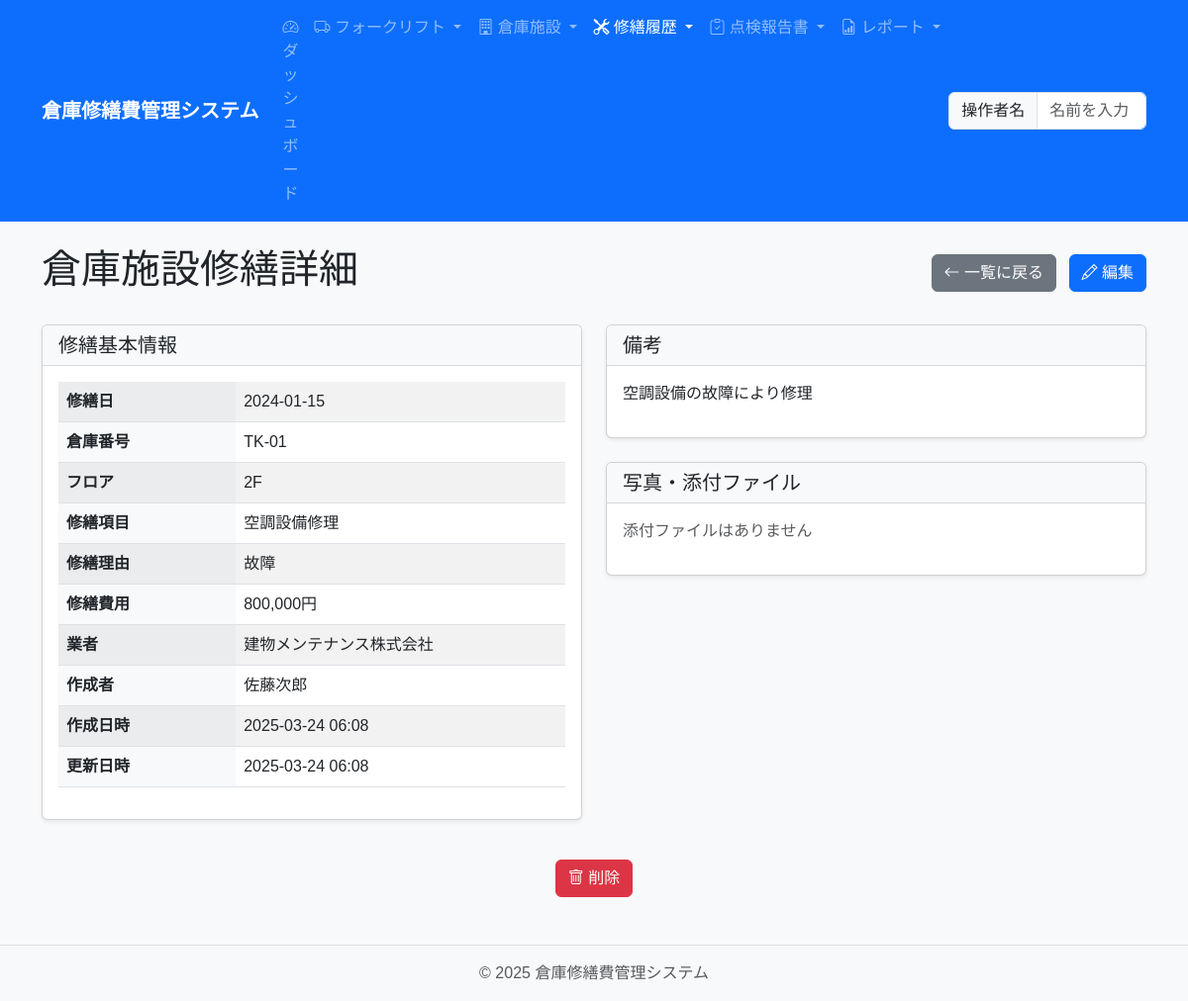
Page /repair/facility/2 on the committed database.
### app/models/facility.py (models this page shows, shortened)
class FacilityRepair(db.Model):
    __tablename__ = 'facility_repairs'
    id = db.Column(db.Integer, primary_key=True)
    repair_date = db.Column(db.Date, nullable=False, index=True)
    facility_id = db.Column(db.Integer, db.ForeignKey('facilities.id'), nullable=False)
    target_warehouse_number = db.Column(db.String(50), nullable=False)
    floor = db.Column(db.String(10), nullable=False)
    contractor = db.Column(db.String(100), nullable=False)
    repair_item = db.Column(db.String(200), nullable=False)
    repair_cost = db.Column(db.Integer, nullable=False)
    repair_reason = db.Column(db.String(50), nullable=False)
    photo_path = db.Column(db.String(255))
    quotation_path = db.Column(db.String(255))
    approval_document_path = db.Column(db.String(255))
    completion_report_path = db.Column(db.String(255))
    notes = db.Column(db.Text)
    operator = db.Column(db.String(100), nullable=False)
    version = db.Column(db.Integer, nullable=False, default=1)
    created_at = db.Column(db.DateTime, default=datetime.utcnow)
    updated_at = db.Column(db.DateTime, default=datetime.utcnow, onupdate=datetime.utcnow)
    facility = db.relationship('Facility', back_populates='repairs')

### app/routes/repair.py (the view)
@repair_bp.route('/facility/<int:id>')
def view_facility_repair(id):
    repair = FacilityRepair.query.get_or_404(id)
    return render_template('repair/view_facility.html', repair=repair, repair_reasons=Config.REPAIR_REASON_NAMES)

### app/templates/repair/view_facility.html (shortened to what this page needs)
{% extends "base.html" %}
{% block content %}
<div class="d-flex justify-content-between align-items-center mb-4">
    <h1>倉庫施設修繕詳細</h1>
    <div>
        <a href="{{ url_for('repair.index') }}" class="btn btn-secondary me-2">
            <i class="bi bi-arrow-left"></i> 一覧に戻る
        </a>
        <a href="{{ url_for('repair.edit_facility_repair', id=repair.id) }}" class="btn btn-primary">
            <i class="bi bi-pencil"></i> 編集
        </a>
    </div>
</div>
<div class="row">
    <div class="col-md-6">
        <div class="card mb-4">
            <div class="card-header">
                <h5 class="card-title mb-0">修繕基本情報</h5>
            </div>
            <div class="card-body">
                <table class="table table-striped">
                    <tbody>
                        <tr>
                            <th style="width: 35%">修繕日</th>
                            <td>{{ repair.repair_date.strftime('%Y-%m-%d') }}</td>
                        </tr>
                        <tr>
                            <th>倉庫番号</th>
                            <td>{{ repair.target_warehouse_number }}</td>
                        </tr>
                        <tr>
                            <th>フロア</th>
                            <td>{{ repair.floor }}</td>
                        </tr>
                        <tr>
                            <th>修繕項目</th>
                            <td>{{ repair.repair_item }}</td>
                        </tr>
                        <tr>
                            <th>修繕理由</th>
                            <td>{% if repair.repair_reason and repair.repair_reason in repair_reasons %}{{ repair_reasons[repair.repair_reason] }}{% else %}{{ repair.repair_reason }}{% endif %}</td>
                        </tr>
                        <tr>
                            <th>修繕費用</th>
                            <td>{{ "{:,}".format(repair.repair_cost) }}円</td>
                        </tr>
                        <tr>
                            <th>業者</th>
                            <td>{{ repair.contractor }}</td>
                        </tr>
                        <tr>
                            <th>作成者</th>
                            <td>{{ repair.operator }}</td>
                        </tr>
                        <tr>
                            <th>作成日時</th>
                            <td>{{ repair.created_at.strftime('%Y-%m-%d %H:%M') }}</td>
                        </tr>
                        <tr>
                            <th>更新日時</th>
                            <td>{{ repair.updated_at.strftime('%Y-%m-%d %H:%M') }}</td>
                        </tr>
                    </tbody>
                </table>
            </div>
        </div>
    </div>
    <div class="col-md-6">
        <div class="card mb-4">
            <div class="card-header">
                <h5 class="card-title mb-0">備考</h5>
            </div>
            <div class="card-body">
                {% if repair.notes %}
                <p>{{ repair.notes|replace('\n', '<br>')|safe }}</p>
                {% else %}
                <p class="text-muted">備考はありません</p>
                {% endif %}
            </div>
        </div>
        <div class="card mb-4">
            <div class="card-header">
                <h5 class="card-title mb-0">写真・添付ファイル</h5>
            </div>
            <div class="card-body">
                <div class="row">
                    {% if not repair.photo_path and not repair.quotation_path and not repair.approval_document_path and not repair.completion_report_path %}
                    <div class="col-12">
                        <p class="text-muted">添付ファイルはありません</p>
                    </div>
                    {% endif %}
                </div>
            </div>
        </div>
    </div>
</div>
<div class="text-center mt-3">
    <button type="button" class="btn btn-danger" data-bs-toggle="modal" data-bs-target="#deleteFacilityModal">
        <i class="bi bi-trash"></i> 削除
    </button>
</div>
{% endblock %}

### app/static/css/style.css (style rules this page uses)
body { font-family: "MS Gothic", "Yu Gothic", sans-serif; background-color: #f8f9fa; }
.card { box-shadow: 0 0.125rem 0.25rem rgba(0, 0, 0, 0.075); margin-bottom: 1.5rem; }
.card-header { background-color: #f8f9fa; border-bottom: 1px solid rgba(0, 0, 0, 0.125); }
.table th { background-color: #f8f9fa; }

### rows in the picture
FacilityRepair: repair_date "2024-01-15", target_warehouse_number "TK-01", floor "2F", repair_item "空調設備修理", repair_reason "故障", repair_cost "800,000", contractor "建物メンテナンス株式会社", operator "佐藤次郎", created_at "2025-03-24 06:08", updated_at "2025-03-24 06:08", notes "空調設備の故障により修理"
